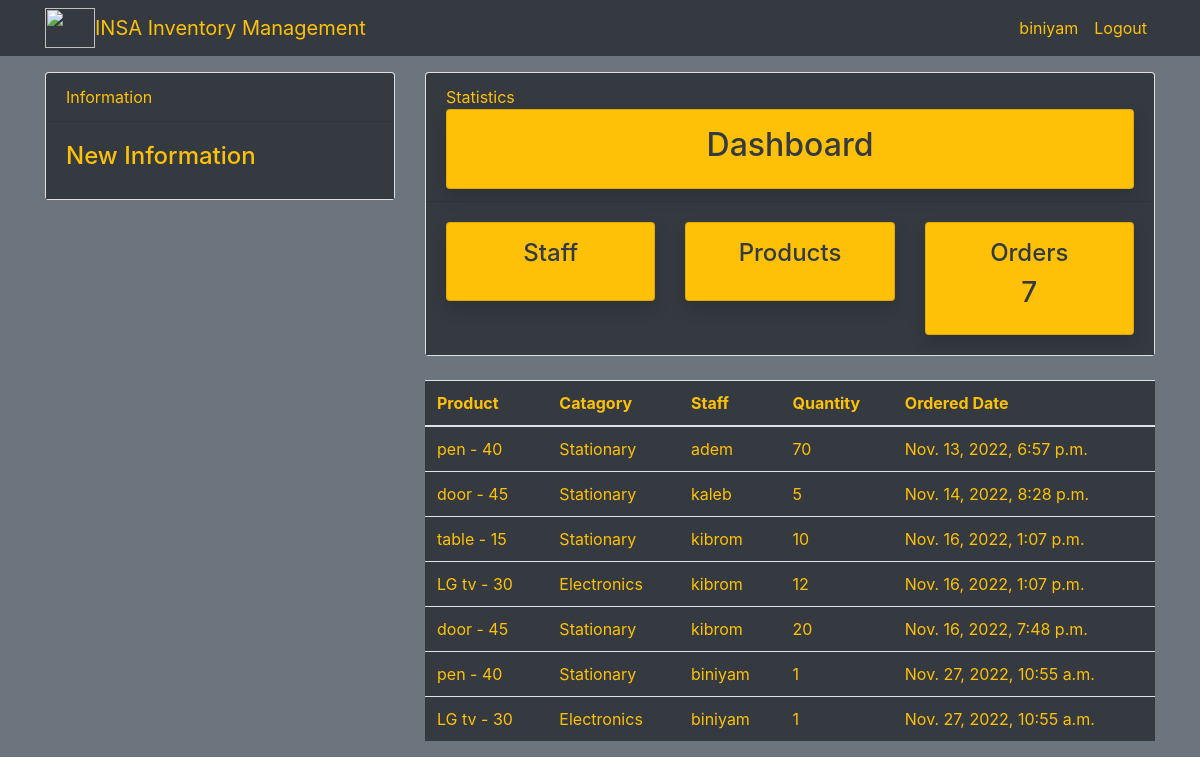
Screenshot of /orders/ (signed in) with the database file from the repository.
### dashboard/models.py (models this page shows, shortened)
class Order(models.Model):
    product = models.ForeignKey(Product,on_delete=models.CASCADE,null=True)
    staff = models.ForeignKey(User,models.CASCADE,null=True)
    order_quantity = models.PositiveIntegerField(null=True)
    date = models.DateTimeField(auto_now_add=True)

class Product(models.Model):
    name = models.CharField(max_length=100,null=True)
    category = models.CharField(max_length=20,choices=CATEGORY ,null=True)
    quantity = models.PositiveIntegerField(null=True)
    class Meta:
        verbose_name_plural = 'Product'
    def __str__(self):
        return f'{self.name} - {self.quantity}'

### dashboard/views.py (the view)
# urls.py: path('orders/',views.orders, name='dashboard-orders'),
@login_required
def orders(request):
    myOrder = Order.objects.all()
    order_count = myOrder.count()
    context = {
        'myOrder':myOrder,
        'orders_count':order_count,
    }
    return render(request,'dashboard/orders.html',context)

### templates/dashboard/orders.html (shortened to what this page needs)
<div class="bg-secondary ">
{% extends 'partials/base.html' %}
{% block content %}
{% include 'partials/topnav.html' %}
    <div class="container">
        <div class="row mt-4">
            <div class="col-md-4">
            </div>
            <div class="col-md-8">
                <table class="table bg-dark text-warning">
                    <thead class="bg-dark">
                        <tr class="text-warning">
                            <th scope="col">Product</th>
                            <th scope="col">Catagory</th>
                            <th scope="col">Staff</th>
                            <th scope="col">Quantity</th>
                            <th scope="col">Ordered Date</th>
                        </tr>
                    </thead>
                    <tbody>
                        {% for order in myOrder %}
                        <tr>
                            <td>{{order.product}}</td>
                            <td>{{order.product.category}}</td>
                            <td>{{order.staff.username}}</td>
                            <td>{{order.order_quantity}}</td>
                            <td>{{order.date}}</td>
                        {% endfor %}
                    </tbody>
                </table>
            </div>
        </div>
    </div>
</div>
{% endblock %}

### templates/partials/nav.html (shortened to what this page needs)
<nav class="navbar navbar-expand-lg navbar-dark bg-dark fixed-top">
    <div class="container">
      <img   src="/media/insa.jpg" style="width:50px;height:40px; " alt="">
    <a class="navbar-brand text-warning" href="{% url 'dashboard-index' %}">
      INSA Inventory Management </a>
    <div class="collapse navbar-collapse" id="navbarSupportedContent">
      <ul class="navbar-nav ml-auto">
      {% if user.is_authenticated %}
        <li class="nav-item active">
          <a class="nav-link  text-warning" href="{% url 'user-profile' %}">{{user.username}} <span class="sr-only">(current)</span></a>
        </li>
        <li class="nav-item">
          <a class="nav-link  text-warning" href="{% url 'user-logout' %}">Logout</a>
        </li>
       {% endif %}
      </ul>
    </div>
</div>
  </nav>
  <br><br>

### rows the page displays
Order: product "pen - 40", product.category "Stationary", staff.username "adem", order_quantity "70", date "Nov. 13, 2022, 6:57 p.m."
Order: product "door - 45", product.category "Stationary", staff.username "kaleb", order_quantity "5", date "Nov. 14, 2022, 8:28 p.m."
Order: product "table - 15", product.category "Stationary", staff.username "kibrom", order_quantity "10", date "Nov. 16, 2022, 1:07 p.m."
Order: product "LG tv - 30", product.category "Electronics", staff.username "kibrom", order_quantity "12", date "Nov. 16, 2022, 1:07 p.m."
Order: product "door - 45", product.category "Stationary", staff.username "kibrom", order_quantity "20", date "Nov. 16, 2022, 7:48 p.m."
Order: product "pen - 40", product.category "Stationary", staff.username "biniyam", order_quantity "1", date "Nov. 27, 2022, 10:55 a.m."
Order: product "LG tv - 30", product.category "Electronics", staff.username "biniyam", order_quantity "1", date "Nov. 27, 2022, 10:55 a.m."

### other values shown
{{ user.username }} "biniyam"
{{ orders_count }} "7"
